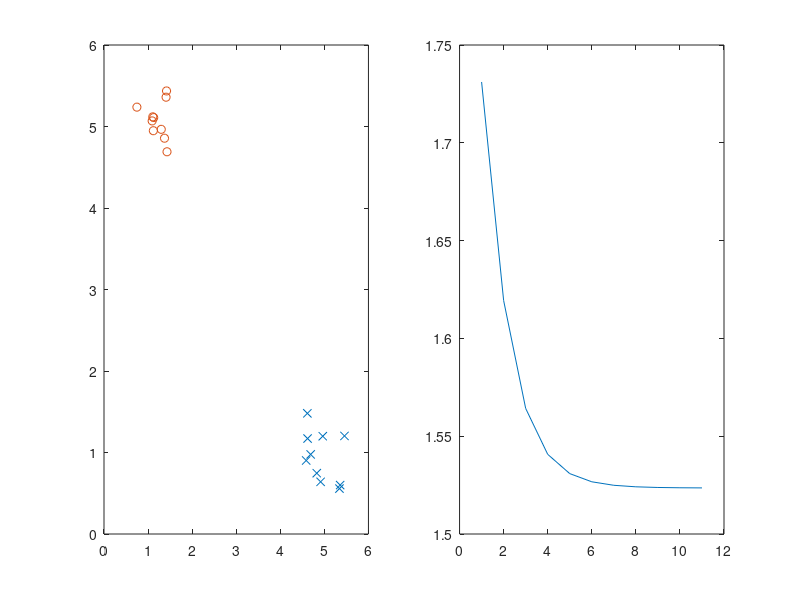

Write the MATLAB code that produced this figure.
clear all;
close all;

function [X,Y] = initData(origin, pointsCount, value)
  noise = rand(pointsCount, 2) - 0.5;
  X = ones(pointsCount,2) .* origin + noise;
  Y = ones(pointsCount, 1) * value;
end

pointsCount = 10;

origin1 = [5 1];
[X1,Y1] = initData(origin1, pointsCount, 1);

origin2 = [1 5];
[X2, Y2] = initData(origin2, pointsCount, 0);

X = [X1;X2];
Y = [Y1;Y2];

theta = rand(size(X,2),1);
gradientDescentStep = 0.01;
costStabilityDiff = 0.0001;

for i=1:1000
  estimationFunction = (1/(1+exp(-X * theta)))';
  cost(i) = -1/size(X,1) * sum(Y .* log(estimationFunction) + (1-Y) .* log(1-estimationFunction));
  if length(cost)> 1 && abs(cost(i) - cost(i-1))<costStabilityDiff
    break;
   end
   theta = theta - gradientDescentStep * sum((estimationFunction - Y) .* X)';
end

theta

figure('Position', [200, 200, 1200, 500])
subplot(1,2,1)
plot(X1(:,1),X1(:,2),'x')
hold on;
plot(X2(:,1),X2(:,2),'o')
hold on;
%abscisse = 1:1:max(X,1);
%plot(abscisse, theta' * [abscisse; ones(1,pointsCount)])

subplot(1,2,2)
plot(1:length(cost),cost)
